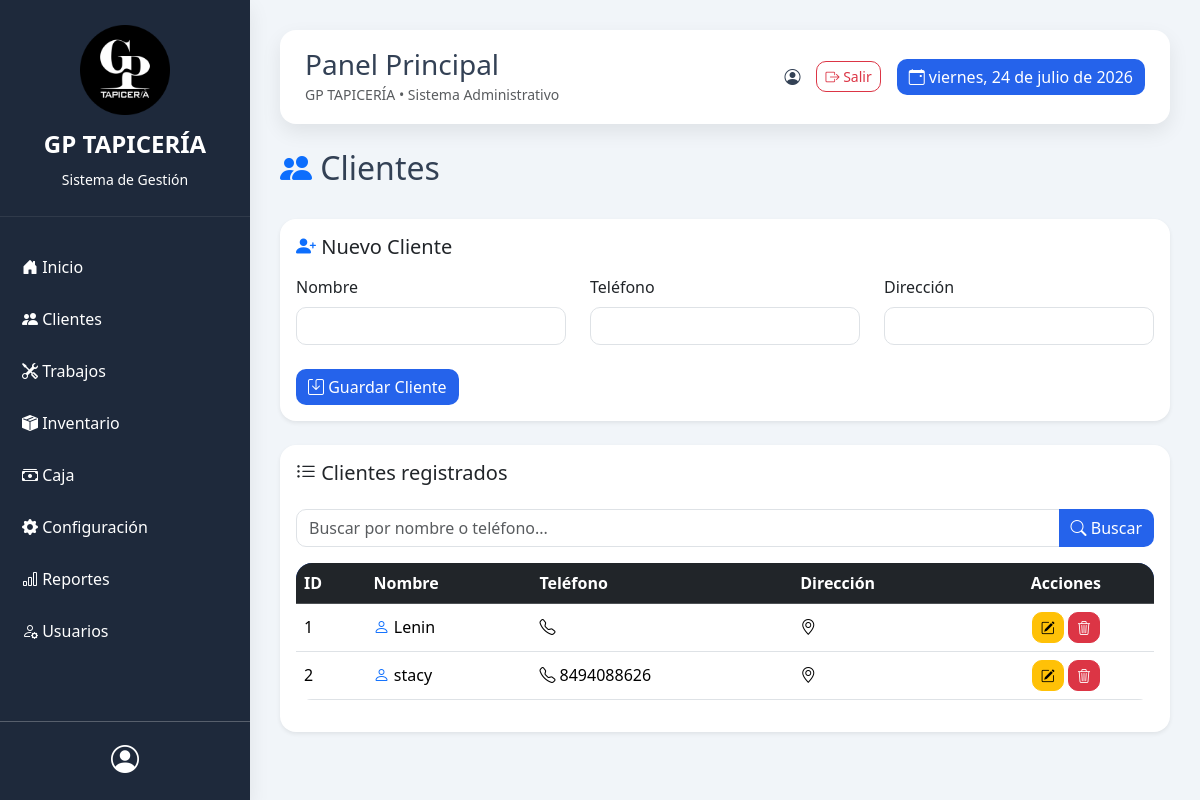
Screenshot of /clientes with the database file from the repository.
### tables this page shows
CREATE TABLE clientes (
        id INTEGER PRIMARY KEY AUTOINCREMENT,
        nombre TEXT,
        telefono TEXT,
        direccion TEXT
    );

### app.py (the view, shortened to what this page needs)
@app.route("/clientes", methods=["GET","POST"])
def clientes():
    db = sqlite3.connect("database.db")
    cursor = db.cursor()
    busqueda = request.args.get("buscar")
    if busqueda:
        cursor.execute("""
        SELECT * FROM clientes
        WHERE nombre LIKE ?
        OR telefono LIKE ?
        """,
        (
            "%" + busqueda + "%",
            "%" + busqueda + "%"
        ))
    else:
        cursor.execute("SELECT * FROM clientes")
    lista = cursor.fetchall()
    cursor.execute("""
    SELECT COUNT(*)

    FROM inventario

    WHERE cantidad <= 5

    """)
    bajos = cursor.fetchone()[0]
    db.close()
    return render_template(
        "clientes.html",
        clientes=lista
    )

### templates/clientes.html (shortened to what this page needs)
{% extends "base.html" %}
{% block contenido %}
<div class="d-flex justify-content-between align-items-center mb-4">
<h2>
<i class="bi bi-people-fill text-primary"></i>
Clientes
</h2>
</div>
<div class="card shadow-sm mb-4">
<div class="card-body">
<h5 class="mb-3">
<i class="bi bi-person-plus-fill text-primary"></i>
Nuevo Cliente
</h5>
<form method="POST">
<div class="row">
<div class="col-md-4">
<label class="form-label">
Nombre
</label>
<input
class="form-control"
name="nombre"
required>
</div>
<div class="col-md-4">
<label class="form-label">
Teléfono
</label>
<input
class="form-control"
name="telefono">
</div>
<div class="col-md-4">
<label class="form-label">
Dirección
</label>
<input
class="form-control"
name="direccion">
</div>
</div>
<br>
<button class="btn btn-primary">
<i class="bi bi-save"></i>
Guardar Cliente
</button>
</form>
</div>
</div>
<div class="card shadow-sm">
<div class="card-body">
<div class="d-flex justify-content-between align-items-center mb-3">
<h5>
<i class="bi bi-list-ul"></i>
Clientes registrados
</h5>
</div>
<form method="GET">
<div class="input-group mb-3">
<input
class="form-control"
name="buscar"
placeholder="Buscar por nombre o teléfono..."
>
<button class="btn btn-primary">
<i class="bi bi-search"></i>
Buscar
</button>
</div>
</form>
<div class="table-responsive">
<table class="table table-hover align-middle">
<thead class="table-dark">
<tr>
<th>ID</th>
<th>Nombre</th>
<th>Teléfono</th>
<th>Dirección</th>
<th class="text-center">
Acciones
</th>
</tr>
</thead>
<tbody>
{% for cliente in clientes %}
<tr>
<td>
{{cliente[0]}}
</td>
<td>
<i class="bi bi-person text-primary"></i>
{{cliente[1]}}
</td>
<td>
<i class="bi bi-telephone"></i>
{{cliente[2]}}
</td>
<td>
<i class="bi bi-geo-alt"></i>
</td>
<td class="text-center">
<a
class="btn btn-warning btn-sm"
href="/editar_cliente/{{cliente[0]}}"
title="Editar cliente"
>
<i class="bi bi-pencil-square"></i>
</a>
<a
class="btn btn-danger btn-sm"
href="/eliminar_cliente/{{cliente[0]}}"
onclick="return confirm('¿Eliminar cliente?')"
title="Eliminar cliente"
>
<i class="bi bi-trash3"></i>
</a>
</td>
</tr>
{% endfor %}
</tbody>
</table>
</div>
</div>
</div>
{% endblock %}

### static/css/style.css (style rules this page uses)
:root { --primary:#2563eb; --primary-dark:#1e40af; --sidebar:#1e293b; --sidebar-hover:#334155; --success:#16a34a; --warning:#f59e0b; --danger:#dc2626; --light:#f1f5f9; --white:#ffffff; --border:#e2e8f0; --text:#334155; --shadow:0 8px 20px rgba(0,0,0,.08); --radius:16px; }
body { margin:0; background:var(--light); font-family:'Segoe UI',Tahoma,Geneva,Verdana,sans-serif; color:var(--text); }
.card { border:none; border-radius:var(--radius); box-shadow:var(--shadow); }
.btn { border-radius:10px; }
.btn-primary { background:var(--primary); border:none; }
.form-control, .form-select { border-radius:10px; }
.table { background:#fff; border-radius:var(--radius); overflow:hidden; }
.table thead { background:var(--primary); color:#fff; }

### rows the page displays
clientes: id "1", nombre "Lenin"
clientes: id "2", nombre "stacy", telefono "8494088626"
